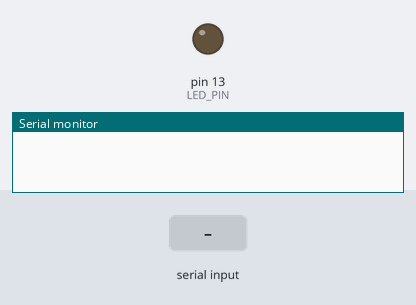
The sketch below on a simulated Arduino Uno, built with avr-gcc and run on an emulated ATmega328P. Parts: output pins drawn as LEDs (lit = HIGH), the last lines printed to the serial monitor. Inputs (shaded band) come from the test bench.

Above: at 1.2 s.
1.3 s: "1" received over Serial
At 2.3 s:
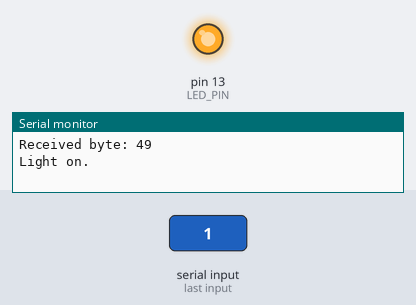
2.8 s: "0" received over Serial
At 3.5 s:
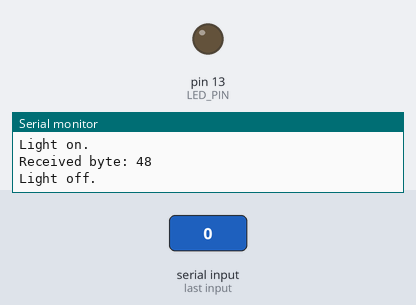
Timing chart, 0 to 5.8 s (numbered marks = the images above; inputs shaded):
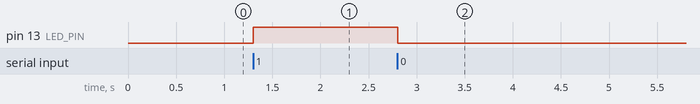

The sketch:

serial.ino
```cpp
const int BAUDS = 9600;
const int LED_PIN = 13;

void setup() {
  Serial.begin(BAUDS);
  pinMode(LED_PIN, OUTPUT);
}

void loop() {

  if (Serial.available() > 0) {
    int inByte = Serial.read();
    Serial.print("Received byte: ");
    Serial.println(inByte);

    if (inByte == 48) {
      digitalWrite(LED_PIN, LOW);
      Serial.println("Light off.");
    } else if (inByte == 49) {
      digitalWrite(LED_PIN, HIGH);
      Serial.println("Light on.");
    }
  }
}
```

Measured:
- after the input at 1.3 s, pin 13 (LED_PIN): LOW → HIGH at once
- after the input at 2.8 s, pin 13 (LED_PIN): HIGH → LOW at once
